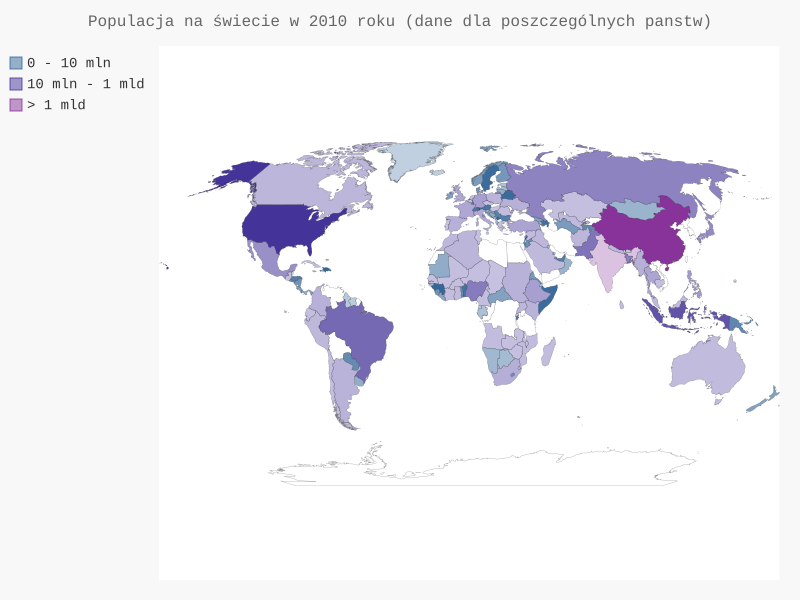

Write Python code to recreate this figure.
import json
from pygal.maps.world import World, COUNTRIES
from pygal.style import LightColorizedStyle, RotateStyle
import country_codes
from country_codes import get_country_code

filename = 'C:\\Users\\Leszek\Documents\\python_scripts\\python_tutorial\\ksiazka_zrob_to_sam\\rozdz_16_pob_danych\\population_data.json'
with open(filename) as f:
    pop_data = json.load(f) # load() konwertuje dane na format możliwy do użycia w Pythonie

# Utworzenie słownika danych dotyczących populacji.
cc_populations = {}
for pop_dict in pop_data:
    if pop_dict['Year'] == '2010':
        country = pop_dict['Country Name']
        population = int(float(pop_dict['Value']))
        code = get_country_code(country)
        if code:
            cc_populations[code] = population
noncode_countries = country_codes.noncode
print(noncode_countries)
        
# Podzielenie panstw na trzy grupy według liczebności populacji.
cc_pops_1, cc_pops_2, cc_pops_3 = {}, {}, {}
for cc, pop in cc_populations.items():
    if pop < 10000000: cc_pops_1[cc] = pop
    elif pop < 1000000000: cc_pops_2[cc] = pop
    else: cc_pops_3[cc] = pop

# Wyświetlenie liczby panstw w każdej z trzech grup.
print(len(cc_pops_1), len(cc_pops_2), len(cc_pops_3))

wm_style = RotateStyle('#336699', base_style=LightColorizedStyle)
wm = World(style=wm_style)
wm.force_uri_protocol = 'http'
wm.title = 'Populacja na świecie w 2010 roku (dane dla poszczególnych panstw)'
wm.add('0 - 10 mln', cc_pops_1)
wm.add('10 mln - 1 mld', cc_pops_2)
wm.add('> 1 mld', cc_pops_3)

wm.render_to_file('world_population.svg') 
        
